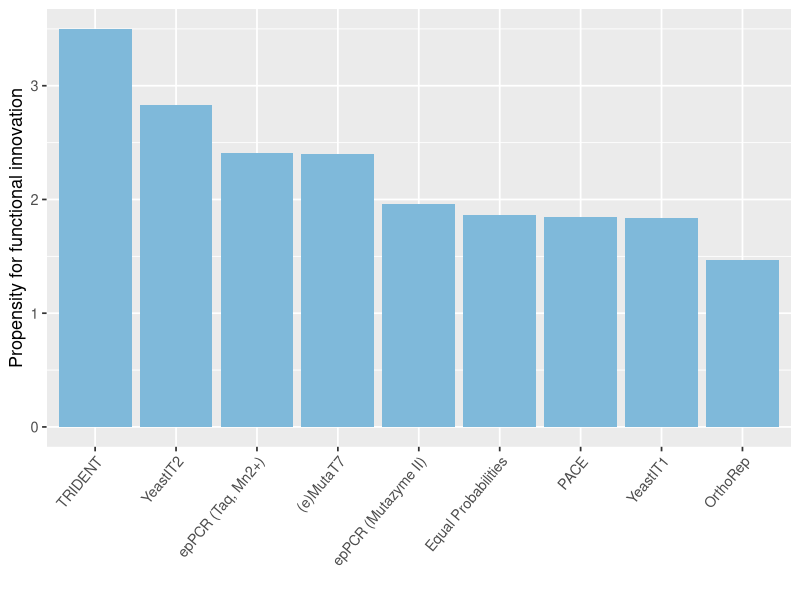
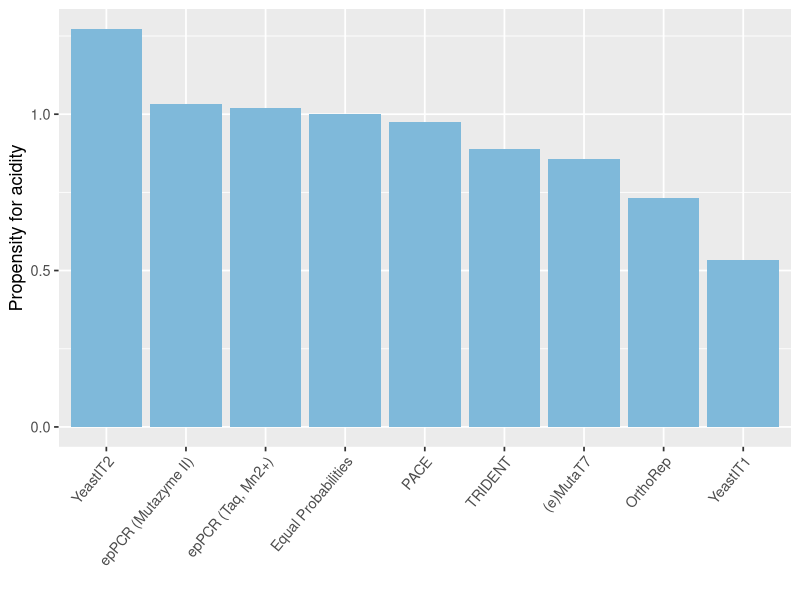
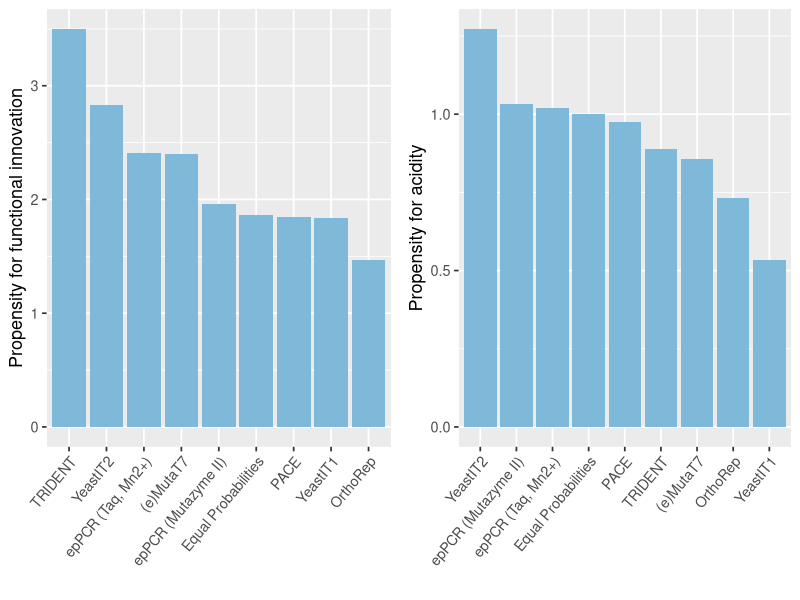

Generate these figures, in order, with R:

library(ggplot2)
library(scales)
library(dplyr)
library(readr)
library(Hmisc)
library(RColorBrewer)
library(grid)
library(gridExtra)

aacategories_stats <- read.csv("stats.csv", header=TRUE)

aacategories_stats$Filename[aacategories_stats$Filename=="MutazymeII"] <- "epPCR (Mutazyme II)"
aacategories_stats$Filename[aacategories_stats$Filename=="Ideal"] <- "Equal Probabilities"
aacategories_stats$Filename[aacategories_stats$Filename=="MutaT7"] <- "(e)MutaT7"
aacategories_stats$Filename[aacategories_stats$Filename=="Taq"] <- "epPCR (Taq, Mn2+)"

aacategories_stats$ANYtoPCoverPCtoNP <- (aacategories_stats$NP.to.P + aacategories_stats$NP.to.B + aacategories_stats$NP.to.A +  aacategories_stats$P.to.A + aacategories_stats$P.to.B + aacategories_stats$A.to.B + aacategories_stats$A.to.P + aacategories_stats$P.to.P +  aacategories_stats$A.to.A + aacategories_stats$B.to.B +  aacategories_stats$B.to.A)    / (aacategories_stats$P.to.NP + aacategories_stats$A.to.NP + aacategories_stats$B.to.NP)
aacategories_stats$ANYtoPCwithoutselfoverPCtoNP <- (aacategories_stats$NP.to.P + aacategories_stats$NP.to.B + aacategories_stats$NP.to.A +  aacategories_stats$P.to.A + aacategories_stats$P.to.B + aacategories_stats$A.to.B + aacategories_stats$A.to.P    +  aacategories_stats$B.to.A)    / (aacategories_stats$P.to.NP + aacategories_stats$A.to.NP + aacategories_stats$B.to.NP)
aacategories_stats$acidoverbasewithoutneutralizing <- (aacategories_stats$B.to.A + aacategories_stats$NP.to.A  +  aacategories_stats$P.to.A + aacategories_stats$A.to.A)    / (aacategories_stats$P.to.B + aacategories_stats$A.to.B + aacategories_stats$NP.to.B + aacategories_stats$B.to.B)
aacategories_stats$acidoverbase <- (aacategories_stats$B.to.A + aacategories_stats$NP.to.A  +  aacategories_stats$P.to.A + aacategories_stats$A.to.A + aacategories_stats$B.to.P + aacategories_stats$B.to.NP)    / (aacategories_stats$P.to.B + aacategories_stats$A.to.B + aacategories_stats$NP.to.B + aacategories_stats$B.to.B + aacategories_stats$A.to.NP + aacategories_stats$A.to.P)


p1 <- ggplot(aacategories_stats, aes(x=reorder(Filename, -ANYtoPCwithoutselfoverPCtoNP), y=ANYtoPCwithoutselfoverPCtoNP, fill=c("#7FB9DA")))
p1 <- p1 + geom_bar(stat="identity") + scale_fill_manual(values = c("#7FB9DA")) + theme_grey(base_size=13)
p1 <- p1 + xlab("") + ylab("Propensity for functional innovation") 
p1 <- p1 + theme(legend.title = element_blank()) 
p1 <- p1 + theme(plot.background = element_rect(fill = "transparent",colour = NA),  legend.box.background = element_rect(fill = "transparent", colour=NA))
#p1 <- p1 + scale_x_discrete(limits=c("Equal Probabilities", "epPCR (Mutazyme II)", "epPCR (Taq, Mn2+)", "MutaT7", "PACE", "OrthoRep", "TRIDENT", "YeastIT1", "YeastIT2"))
#uncomment above for original order
p1 <- p1 + theme(legend.position="none") 
p1 <- p1 + theme(axis.text.x = element_text(angle = 50, hjust = 1))
p1 

p2 <- ggplot(aacategories_stats, aes(x=reorder(Filename, -acidoverbase), y=acidoverbase, fill=c("#7FB9DA")))
p2 <- p2 + geom_bar(stat="identity") + scale_fill_manual(values = c("#7FB9DA")) + theme_grey(base_size=13)
p2 <- p2 + xlab("") + ylab("Propensity for acidity") 
p2 <- p2 + theme(legend.title = element_blank()) 
p2 <- p2 + theme(plot.background = element_rect(fill = "transparent",colour = NA),  legend.box.background = element_rect(fill = "transparent", colour=NA))
#p2 <- p2 + scale_x_discrete(limits=c("Equal Probabilities", "epPCR (Mutazyme II)", "epPCR (Taq, Mn2+)", "MutaT7", "PACE", "OrthoRep", "TRIDENT", "YeastIT1", "YeastIT2"))
#uncomment above for original order
p2 <- p2 + theme(legend.position="none") 
p2 <- p2 + theme(axis.text.x = element_text(angle = 50, hjust = 1))
p2 

grid.arrange(arrangeGrob(p1, p2, widths=c(1,1), nrow=1))
